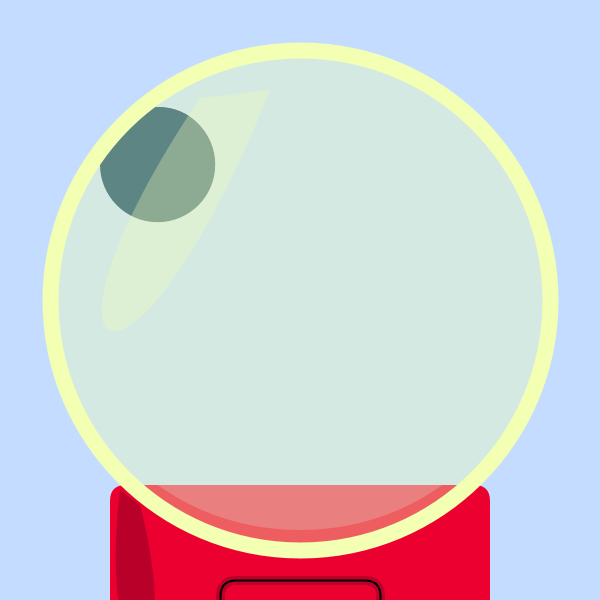
Frame 1 (no input)
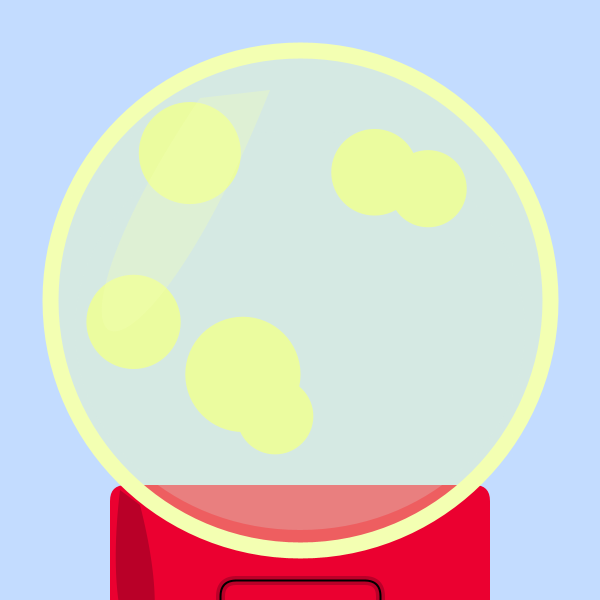
Frame 60 (the mouse pressed at the canvas centre just before this capture)
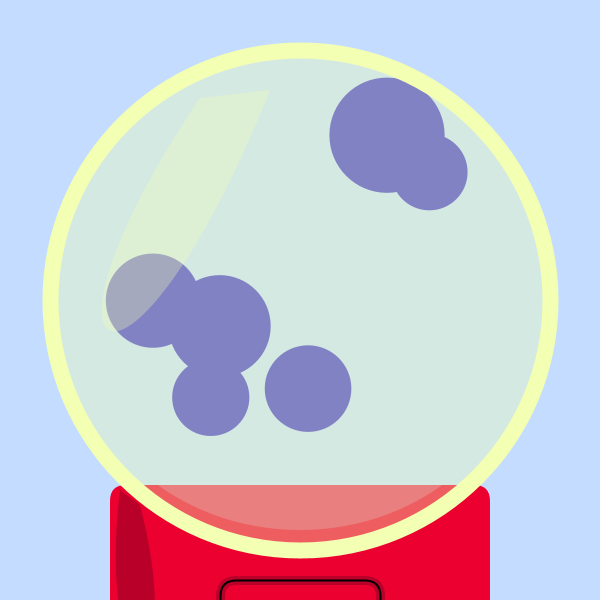
Frame 120 (the mouse held since frame 60 and released just before this capture)

The Processing sketch that drew these frames (run headless with seeded random() and noise(); from frame 60 on, the mouse is pressed at the canvas centre):

// Processing sketch: processing_168777
// ── processing_168777.pde

float temp_x;

Gum g, g2, g3, g4, g5, g6;


void setup()
{
 size (600, 600);

g = new Gum();
g2 = new Gum(); 
g3 = new Gum();
g4 = new Gum();
g5 = new Gum();
g6 = new Gum();
}

void draw()
{
 background (195, 220, 255);

noStroke();
fill( 235, 0, 48);
rectMode (CENTER);
rect (300, 585, 380, 200, 16); 

fill (195, 220, 255, 60);
ellipseMode (CENTER);
ellipse (width/2, 330, 450, 400);

noStroke();
fill (random (0,255), random (0, 255), random (0, 255));

g.update();
g.display();
  g2.update();
  g2.display();
    g3.update();
    g3.display();
      g4.update();
      g4.display();
        g5.update();
        g5.display();
          g6.update();
          g6.display();
          
   

 stroke(243, 255, 178);
 strokeWeight( 16);
 fill(243, 255, 178, 94);
ellipse (width/2, height/2, 500, 500);

noStroke ();
fill(243, 255, 178, 80);
bezier (200, 98, 10, 380, 130, 440 , 270, 90);

noFill();
stroke(185, 0, 40);
strokeWeight(9);
rect (300, 610, 160, 60, 16);

noStroke();
fill (185, 0, 40);
bezier (120, 490, 95, 700, 190, 700 , 140, 505);

noFill();
stroke(0);
strokeWeight(2);
rect (300, 610, 160, 60, 16);





println( mouseX, mouseY);
}



class Gum
{
 float x, y, vx, vy, grav, diam;

  Gum()
  {
  x = 160;
  y = 160;
  diam = random (70, 140);
  vx = random (-5, 5);
  vy = random (-5, 5);
  grav = .05;
  }
  
  void update()
{
vy+= grav;
x+= vx;
y+=vy;

  if (y > 440)
     {
       y = 440 ;
       vy*= -.9;
     }
     
  if (y < 130)
     {
       y = 130 ;
       vy*= -.9;
     }
 
    if (x < 130)
    {
      x = 130;
     vx*= -1;
     }
 
     if (x > 440)
     {
      x = 440;
      vx*= -.9;
     }

}  
  


void display ()
{
     pushMatrix();
     translate (x, y);
     ellipse (0,0, diam, diam);
     popMatrix(); 
}

}
